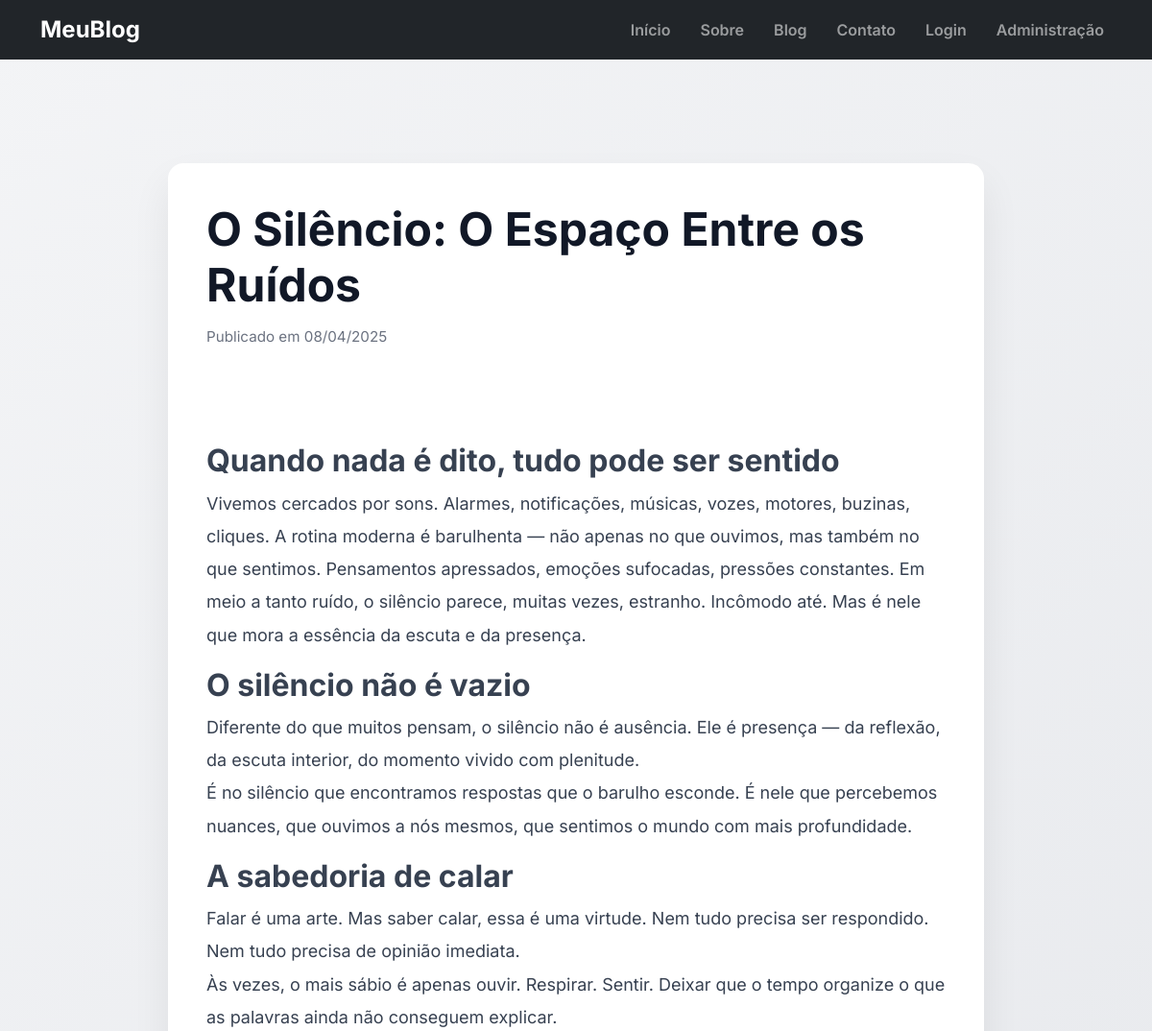
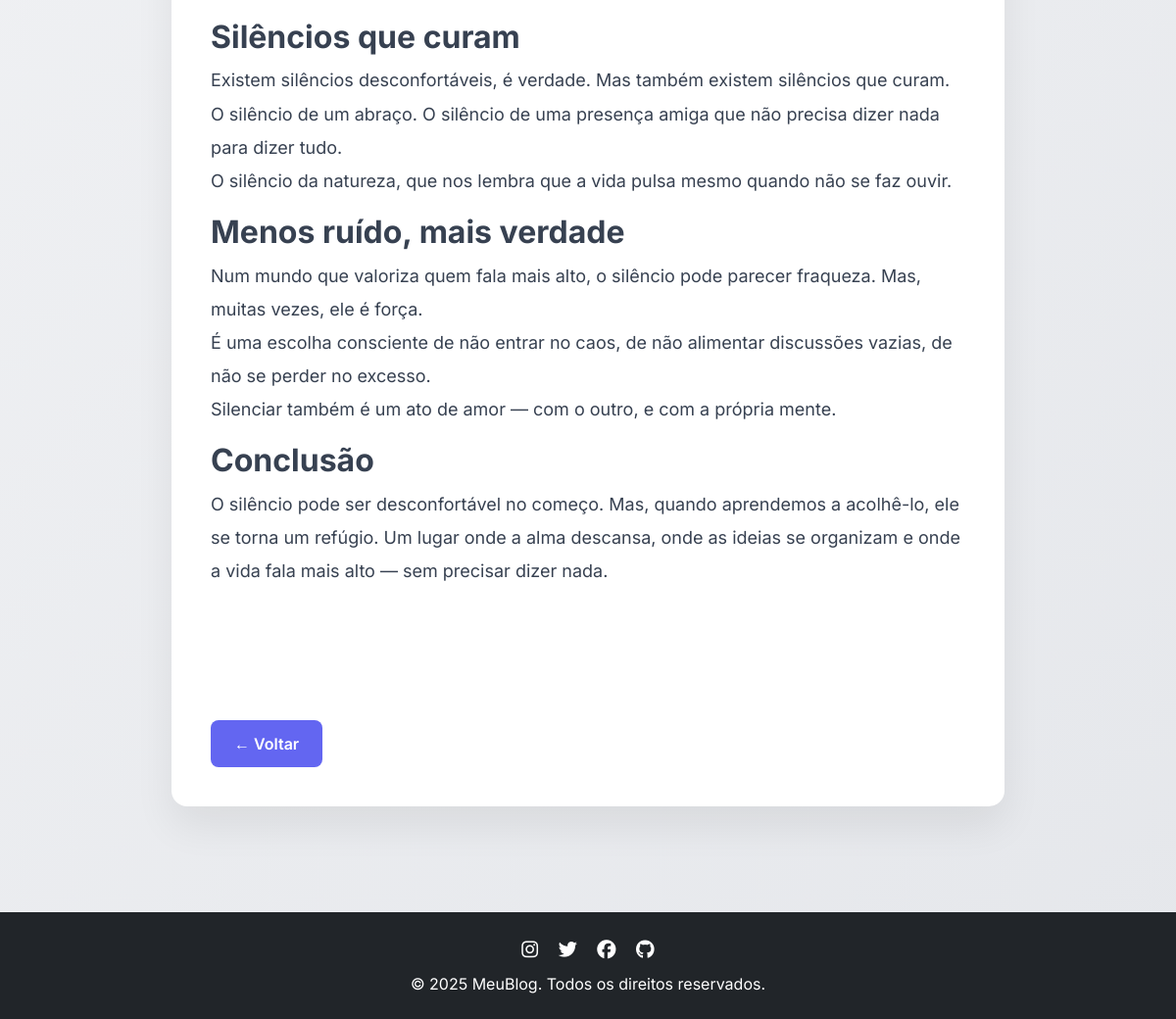
Screenshot of /post/2 with the database file from the repository (2 pictures, top to bottom).
### app/models.py (models this page shows)
class Post(db.Model):
    id = db.Column(db.Integer, primary_key=True)
    title = db.Column(db.String(100), nullable=False)
    content = db.Column(db.Text, nullable=False)
    created_at = db.Column(db.DateTime, default=datetime.utcnow())

### app/home/routes.py (the view)
@main_bp.route('/post/<int:post_id>')
def post_detail(post_id):
    post = Post.query.get_or_404(post_id)
    return render_template('home/post_detail.html', post=post)

### app/templates/home/post_detail.html (shortened to what this page needs)
{% extends 'home/base.html' %}
{% block extra_css %}
<link rel="stylesheet" href="{{ url_for('static', filename='home/post_detail.css') }}">
{% endblock %}
{% block content %}
<div class="post-container">
    <h1 class="post-title">{{ post.title }}</h1>
    <p class="post-date">Publicado em {{ post.created_at.strftime('%d/%m/%Y') }}</p>
    <div class="post-content">
        {{ post.content | safe }}
    </div>
    <div class="btn-wrapper">
        <a href="{{ url_for('main.index') }}" class="btn-back">← Voltar</a>
    </div>
</div>
{% endblock %}

### app/static/home/base.css (style rules this page uses)
* { margin: 0; padding: 0; box-sizing: border-box; }
body { font-family: 'Inter', sans-serif; background-color: #f9fafb; color: #1f2937; min-height: 100vh; display: flex; flex-direction: column; }

### app/static/home/post_detail.css (style rules this page uses)
body { font-family: 'Inter', sans-serif; background: linear-gradient(135deg, #f3f4f6, #e5e7eb); margin: 0; padding: 0; color: #1f2937; }
.post-container { max-width: 850px; margin: 60px auto; padding: 40px; background: #ffffff; border-radius: 16px; box-shadow: 0 20px 40px rgba(0, 0, 0, 0.07); transition: transform 0.3s ease; animation: fadeInUp 0.6s ease-out; }
.post-title { font-size: 3rem; margin-bottom: 15px; font-weight: 700; color: #111827; line-height: 1.2; }
.post-date { font-size: 0.95rem; color: #6b7280; margin-bottom: 30px; }
.post-content { font-size: 1.125rem; line-height: 1.9; color: #374151; white-space: pre-wrap; word-break: break-word; }
.btn-wrapper { margin-top: 50px; text-align: left; }
.btn-back { display: inline-block; padding: 12px 24px; background-color: #6366f1; color: #ffffff; border-radius: 8px; text-decoration: none; font-weight: 600; transition: background-color 0.3s ease, transform 0.2s ease; }

### rows the page displays
Post: title "O Silêncio: O Espaço Entre os Ruídos", created_at "08/04/2025", content "Quando nada é dito, tudo pode ser sentido Vivemos cercados por sons. Alarmes, notificações, músicas, vozes, motores, buzinas, cliques. A rotina moderna é barulhenta — não apenas no que ouvimos, mas também no que sentimos. Pensamentos apressados, emoções sufocadas, pressões constantes. Em meio a tanto ruído, o silêncio parece, muitas vezes, estranho. Incômodo até. Mas é nele que mora a essência da escuta e da presença. O silêncio não é vazio Diferente do que muitos pensam, o silêncio não é ausência. Ele é presença — da reflexão, da escuta interior, do momento vivido com plenitude. É no silêncio que encontramos respostas que o barulho esconde. É nele que percebemos nuances, que ouvimos a nós…"
